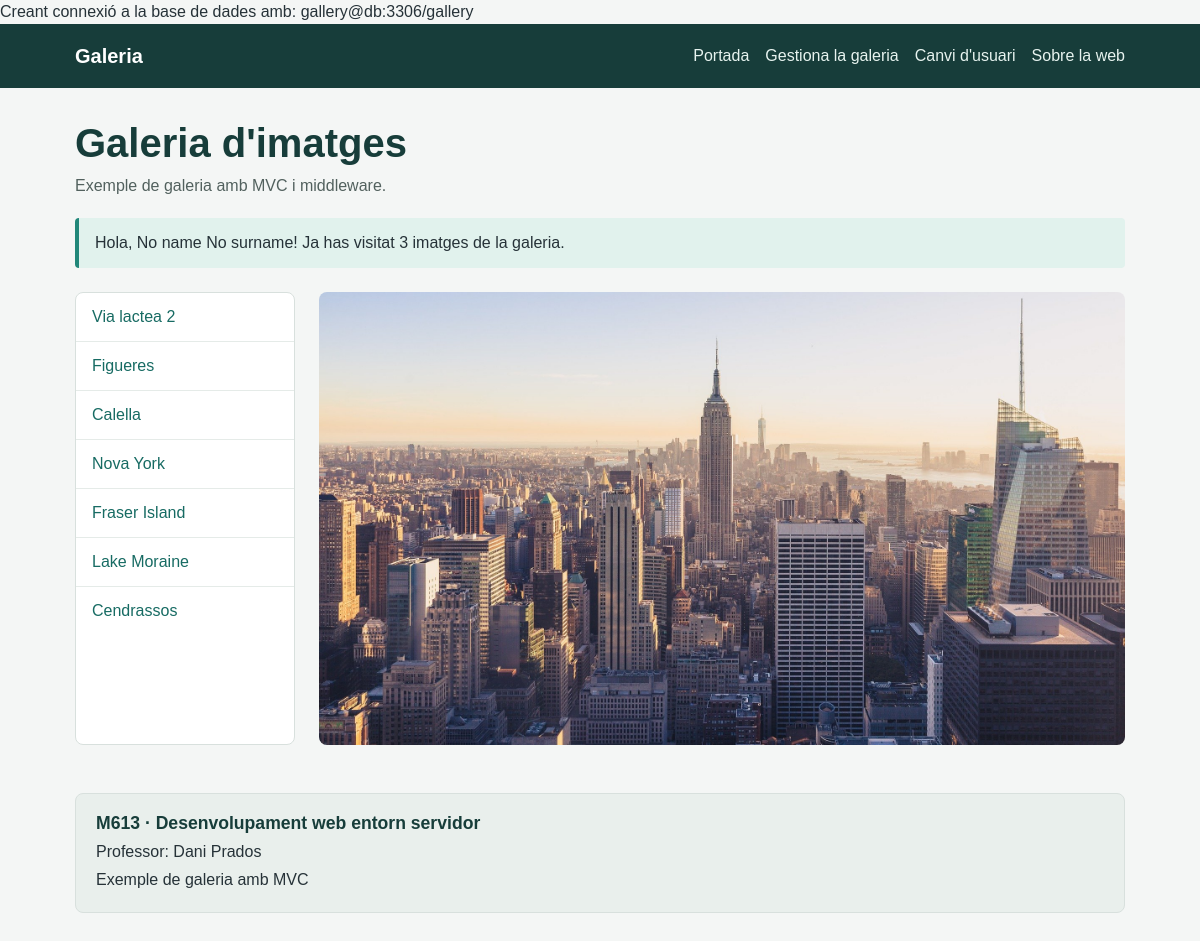
Screenshot of /gallery/public/index.php?image=4 with the database file from the repository.
### tables this page shows
CREATE TABLE `images` (
  `id` int NOT NULL AUTO_INCREMENT,
  `url` varchar(255) NOT NULL,
  `title` varchar(512) NOT NULL,
  `description` text NOT NULL,
  PRIMARY KEY (`id`)
);

### gallery/public/index.php (called while the page is built, shortened)
<?php
 include "../src/controllers/ctrlIndex.php";
 include "../src/Models/Db.php";
 include "../src/Models/Images.php";
 include "../src/Emeset/Container.php";
 include "../src/Emeset/Request.php";
 include "../src/Container.php";
 $request = new \Emeset\Request();
 $response = new \Emeset\Response();
 $container = new Container($config);
 $r = $request->get("INPUT_REQUEST", "r") ?? '';
 if($r == "do-login") {
     $response = ctrlDoLogin($request, $response, $container);
 } elseif($r == "login") {
     $response = ctrlLogin($request, $response, $container);
 } else if($r == "gallery-admin") {
     $response = ctrlGalleryAdmin($request, $response, $container);
 } else if($r == "image-new") {
     $response = ctrlImageNew($request, $response, $container);
 } else if($r == "image-edit") {
     $response = ctrlImageEdit($request, $response, $container);
 } else if($r == "image-delete") {
     $response = ctrlImageDelete($request, $response, $container);
 } else if($r == "image-store") {
     $response = ctrlImageStore($request, $response, $container);
 } else if($r == "image-update") {
     $response = ctrlImageUpdate($request, $response, $container);
 }  else if($r == "about") {
     $response = ctrlAbout($request, $response, $container);
 }  else if($r == "") {
     $response = ctrlIndex($request, $response, $container);
 }  else {
     echo "No existeix la ruta";
 }
 $response->execute();

### gallery/src/Emeset/Request.php (called while the page is built, shortened)
<?php
class Request
{
    public function get(int|string $input, string $id, int|string $filter = "FILTER_SANITIZE_STRING", int|array $options = 0): mixed
    {
        $result = false;
        if ($input === 'SESSION') {
            $result = null;
        } elseif ($input === 'FILES') {
            $result = null;
            if (isset($_FILES[$id])) {
                $result = $_FILES[$id];
            }
        } elseif ($input === "INPUT_REQUEST") {
            $result = null;
        } else {
            if ($filter == "FILTER_SANITIZE_STRING") {
                $result = filter_input($input, $id, FILTER_DEFAULT, $options);
                if (isset($result)) {
                    $result = htmlspecialchars($result, ENT_QUOTES, 'UTF-8');
                }
            } else {
                $result = filter_input($input, $id, $filter, $options);
            }
        }
        return $result;
    }
}

### gallery/src/controllers/ctrlIndex.php (called while the page is built)
<?php
function ctrlIndex(\Emeset\Request $request, \Emeset\Response $response, Container $container): \Emeset\Response{
    $imagesModel = $container->Images();
    $images = $imagesModel->get();
    $name = $request->get("SESSION", "name") ?? "No name";
    $surname = $request->get("SESSION", "surname") ?? "No surname";
    $id = $request->get(INPUT_GET, "image") ?? false;
    if($id !== false){
        $current = $imagesModel->getById($id);
    } else {
        $current = $images[0];
    }
    $response->set("images", $images);
    $response->set("currentImage", $current);
    $response->set("name", $name);
    $response->set("surname", $surname);
    $response->setTemplate("home.php");
    return $response;
}

### gallery/src/Emeset/Container.php (called while the page is built, shortened)
<?php
class Container
{
    public function __construct(array $config)
    {
        $this->config = $config;
    }
}

### gallery/src/Models/Db.php (called while the page is built, shortened)
<?php
class Db {
    private \PDO $db;
    public function __construct($user, $password, $dbName, $host = '127.0.0.1', $port = 3306)
    {
        $dsn = "mysql:dbname=$dbName;host=$host;port=$port";
        try {
            $this->db = new \PDO($dsn, $user, $password);
        } catch (\PDOException $e) {
            echo $dsn;
            die('Ha fallat la connexió: ' . $e->getMessage());
        }
    }
    public function getDb() : \PDO
    {
        return $this->db;
    }
}

### gallery/src/Models/Images.php (called while the page is built, shortened)
<?php
class Images
{
    public \PDO $sql;
    public function __construct(Db $db)
    {
        $this->sql = $db->getDb();
    }
    public function get(): array
    {
        $query = 'select id, url, title from images';
        $result = [];
        foreach ($this->sql->query($query, \PDO::FETCH_ASSOC) as $link) {
            $result[] = $link;
        }
        return $result;
    }
    public function getById(int $id) : array | bool
    {
        $query = 'select id, url, title from images where id = :id';
        $stm = $this->sql->prepare($query);
        $stm->execute([':id' => $id]);
        $image = $stm->fetch(\PDO::FETCH_ASSOC);
        return $image;
    }
}

### gallery/src/views/home.php (the view, shortened to what this page needs)
<!doctype html>
<html lang="ca">
<head>
  <link rel="stylesheet" href="css/styles.css">
</head>
<body>
  <?php include "components/header.php"; ?>
  <main class="container">
    <h1 class="page-heading">Galeria d'imatges</h1>
    <p class="intro">Exemple de galeria amb MVC i middleware.</p>
    <p class="notice">Hola, <?= $name ?> <?= $surname ?>! Ja has visitat 3 imatges de la galeria.</p>
    <section class="gallery-layout" aria-label="Galeria">
      <nav class="image-list" aria-label="Selecciona una imatge">
        <?php foreach($images as $key => $image) { ?>
        <a href="index.php?image=<?= $image["id"] ?>"><?= $image["title"] ?></a>
        <?php } ?>
      </nav>
      <div>
        <img class="featured-image" src="img/<?= $currentImage["url"] ?>" alt="<?= $currentImage["title"] ?>">
      </div>
    </section>
  </main>
  <footer class="site-footer">
    <div class="footer-card">
      <h2>M613 · Desenvolupament web entorn servidor</h2>
      <p>Professor: Dani Prados</p>
      <p>Exemple de galeria amb MVC</p>
    </div>
  </footer>
</body>
</html>

### gallery/public/css/styles.css (style rules this page uses)
:root { font-family: Arial, Helvetica, sans-serif; color: #263238; background: #f4f6f5; }
* { box-sizing: border-box; }
body { margin: 0; line-height: 1.5; }
a { color: #176b63; }
.navigation, .container { width: min(100% - 2rem, 1050px); margin: 0 auto; }
.container { padding: 2rem 0; }
.page-heading { margin: 0 0 0.5rem; color: #173d3a; font-size: clamp(1.8rem, 4vw, 2.5rem); line-height: 1.15; }
.intro { margin-top: 0; color: #52615e; }
.notice { margin: 1.25rem 0; padding: 0.8rem 1rem; border-left: 4px solid #218779; border-radius: 4px; background: #e1f2ed; }
.gallery-layout { display: grid; grid-template-columns: 220px minmax(0, 1fr); gap: 1.5rem; margin-top: 1.5rem; }
.image-list, .card, .content-panel, .footer-card { border: 1px solid #d8e0dd; border-radius: 8px; background: #fff; }
.image-list { overflow: hidden; }
.image-list a { display: block; padding: 0.75rem 1rem; border-bottom: 1px solid #e5ebe8; text-decoration: none; }
.image-list a:last-child { border-bottom: 0; }
.featured-image { display: block; width: 100%; max-height: 560px; border-radius: 8px; object-fit: cover; }
.form-card h2, .content-panel h2, .footer-card h2 { margin-top: 0; color: #173d3a; }
.site-footer { width: min(100% - 2rem, 1050px); margin: 1rem auto 2rem; }
.footer-card { padding: 1rem 1.25rem; background: #e9efec; }
.footer-card h2 { margin-bottom: 0.25rem; font-size: 1.1rem; }
.footer-card p { margin: 0.25rem 0; }

### rows the page displays
images: title "Via lactea 2"
images: title "Figueres"
images: title "Calella"
images: title "Nova York", url (picture)
images: title "Fraser Island"
images: title "Lake Moraine"
images: title "Cendrassos"

### other values shown
$this->config["db"]["user"] "gallery"
$this->config["db"]["host"] "db"
$this->config["db"]["port"] "3306"
$this->config["db"]["dbname"] "gallery"
$name "No name"
$surname "No surname"
